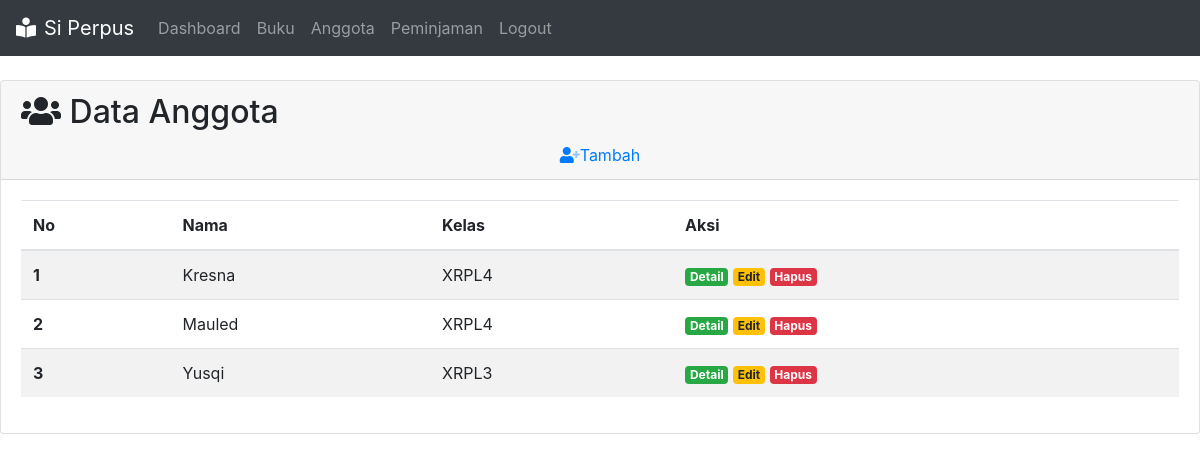
Page /anggota/index.php on the committed database.
### tables this page shows
CREATE TABLE `anggota` (
  `id_anggota` int(3) NOT NULL,
  `nama` varchar(50) NOT NULL,
  `kelas` varchar(5) NOT NULL,
  `telp` varchar(13) NOT NULL,
  `username` varchar(10) NOT NULL,
  `password` varchar(10) NOT NULL,
  `id_level` int(3) DEFAULT NULL
);

### anggota/index.php (the view, shortened to what this page needs)
<?php
include '../koneksi.php';
?>
<?php
$sql = "SELECT * FROM anggota ORDER BY nama";
$res = mysqli_query($koneksi, $sql);
$pinjam = array();
while ($data = mysqli_fetch_assoc($res)) {
	$pinjam[] = $data;
}
?>
<?php
include '../aset/header.php';
?>
<div class="card">
  <div class="card-header">
    <h2 class="card-title"><i class="fas fa-users"></i> Data Anggota
    </h2>
    <center>
      <a href="tambah.php"><i class="fad fa-user-plus"></i>Tambah</a>
    </center>
  </div>
  <div class="card-body">
  	<table class="table table-striped">
  <thead>
    <tr>
      <th scope="col">No</th>
      <th scope="col">Nama</th>
      <th scope="col">Kelas</th>
      <th scope="col">Aksi</th>
    </tr>
  </thead>
  <tbody>
  	<?php
  		$no = 1;
  		foreach ($pinjam as $p ) {
  		?>
  		<tr>
  			<th scope = "row"><?= $no ?></th>
  			<td><?= $p['nama'];?></td>
  			<td><?= $p['kelas']; ?></td>
  			<td>
  				<a href="detail.php?id_anggota=<?= $p['id_anggota']; ?>" class="badge badge-success">Detail</a>
				<a href="edit.php?id_anggota=<?= $p['id_anggota']; ?>" class="badge badge-warning">Edit</a>
				<a href ="hapus.php?id_anggota=<?= $p['id_anggota']; ?>" class="badge badge-danger">Hapus</a>
  			</td>
  		</tr>
  		<?php
  			$no++;
  		}
  		?>
  </tbody>
</table>
  </div>
</div>
<?php
include '../aset/footer.php';
?>

### rows in the picture
anggota: nama "Kresna", kelas "XRPL4"
anggota: nama "Mauled", kelas "XRPL4"
anggota: nama "Yusqi", kelas "XRPL3"
